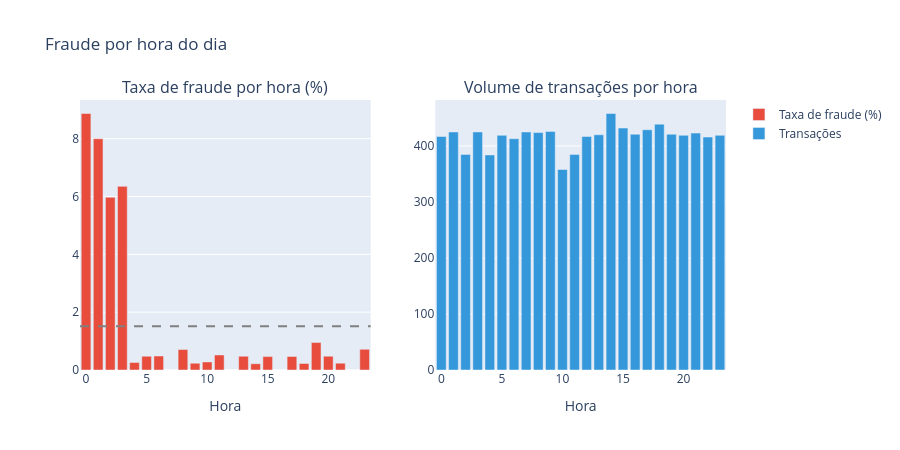

Notebook code cell kept with this figure:
### Code cell
taxa_media = df['is_fraud'].mean() * 100

fig = make_subplots(
    rows=1, cols=2,
    subplot_titles=("Taxa de fraude por hora (%)", "Volume de transações por hora"),
    vertical_spacing=0.15,
)

fig.add_trace(
    go.Bar(
        x=horario.index,
        y=horario['taxa_fraude'],
        name="Taxa de fraude (%)",
        marker_color="#e74c3c",
    ),
    row=1, col=1,
)

fig.add_hline(y=taxa_media, line_dash="dash", line_color="gray", row=1, col=1)

fig.add_trace(
    go.Bar(
        x=horario.index,
        y=horario['total'],
        name="Transações",
        marker_color='#3498db',
    ),
    row=1, col=2,
)

fig.update_layout(height=450, title_text="Fraude por hora do dia")
fig.update_xaxes(title_text="Hora", row=1, col=1)
fig.update_xaxes(title_text="Hora", row=1, col=2)

fig.show()

### Figure 1 — Plotly figure (JSON) as saved in the notebook; plotly's stock layout.template omitted (floating-point values rounded to 4 significant figures)
{"data": [{"marker": {"color": "#e74c3c"}, "name": "Taxa de fraude (%)", "type": "bar", "x": [0, 1, 2, 3, 4, 5, 6, 7, 8, 9, 10, 11, 12, 13, 14, 15, 16, 17, 18, 19, 20, 21, 22, 23], "xaxis": "x", "y": [8.873, 8.0, 5.974, 6.353, 0.2604, 0.4773, 0.4843, 0.0, 0.7075, 0.2347, 0.2793, 0.5195, 0.0, 0.4762, 0.2183, 0.463, 0.0, 0.4662, 0.2278, 0.9501, 0.4773, 0.2364, 0.0, 0.716], "yaxis": "y"}, {"marker": {"color": "#3498db"}, "name": "Transações", "type": "bar", "x": [0, 1, 2, 3, 4, 5, 6, 7, 8, 9, 10, 11, 12, 13, 14, 15, 16, 17, 18, 19, 20, 21, 22, 23], "xaxis": "x2", "y": [417, 425, 385, 425, 384, 419, 413, 425, 424, 426, 358, 385, 417, 420, 458, 432, 421, 429, 439, 421, 419, 423, 416, 419], "yaxis": "y2"}], "layout": {"annotations": [{"font": {"size": 16}, "showarrow": false, "text": "Taxa de fraude por hora (%)", "x": 0.225, "xanchor": "center", "xref": "paper", "y": 1, "yanchor": "bottom", "yref": "paper"}, {"font": {"size": 16}, "showarrow": false, "text": "Volume de transações por hora", "x": 0.775, "xanchor": "center", "xref": "paper", "y": 1, "yanchor": "bottom", "yref": "paper"}], "height": 450, "shapes": [{"line": {"color": "gray", "dash": "dash"}, "type": "line", "x0": 0, "x1": 1, "xref": "x domain", "y0": 1.51, "y1": 1.51, "yref": "y"}], "title": {"text": "Fraude por hora do dia"}, "xaxis": {"anchor": "y", "domain": [0, 0.45], "title": {"text": "Hora"}}, "xaxis2": {"anchor": "y2", "domain": [0.55, 1], "title": {"text": "Hora"}}, "yaxis": {"anchor": "x", "domain": [0, 1]}, "yaxis2": {"anchor": "x2", "domain": [0, 1]}}}
